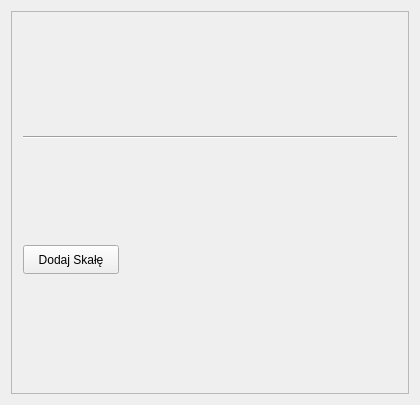
<?xml version="1.0" encoding="UTF-8"?>
<ui version="4.0">
 <class>ListaSkal</class>
 <widget class="QWidget" name="ListaSkal">
  <property name="geometry">
   <rect>
    <x>0</x>
    <y>0</y>
    <width>420</width>
    <height>405</height>
   </rect>
  </property>
  <property name="windowTitle">
   <string>Form</string>
  </property>
  <layout class="QVBoxLayout" name="verticalLayout">
   <item>
    <widget class="QScrollArea" name="scrollArea">
     <property name="widgetResizable">
      <bool>true</bool>
     </property>
     <widget class="QWidget" name="scrollAreaWidgetContents">
      <property name="geometry">
       <rect>
        <x>0</x>
        <y>0</y>
        <width>396</width>
        <height>381</height>
       </rect>
      </property>
      <widget class="Line" name="line">
       <property name="geometry">
        <rect>
         <x>11</x>
         <y>117</y>
         <width>374</width>
         <height>16</height>
        </rect>
       </property>
       <property name="orientation">
        <enum>Qt::Orientation::Horizontal</enum>
       </property>
      </widget>
      <widget class="QPushButton" name="pushButton_4">
       <property name="geometry">
        <rect>
         <x>11</x>
         <y>233</y>
         <width>96</width>
         <height>29</height>
        </rect>
       </property>
       <property name="text">
        <string>Dodaj Skałę</string>
       </property>
      </widget>
     </widget>
    </widget>
   </item>
  </layout>
 </widget>
 <resources/>
 <connections/>
</ui>
